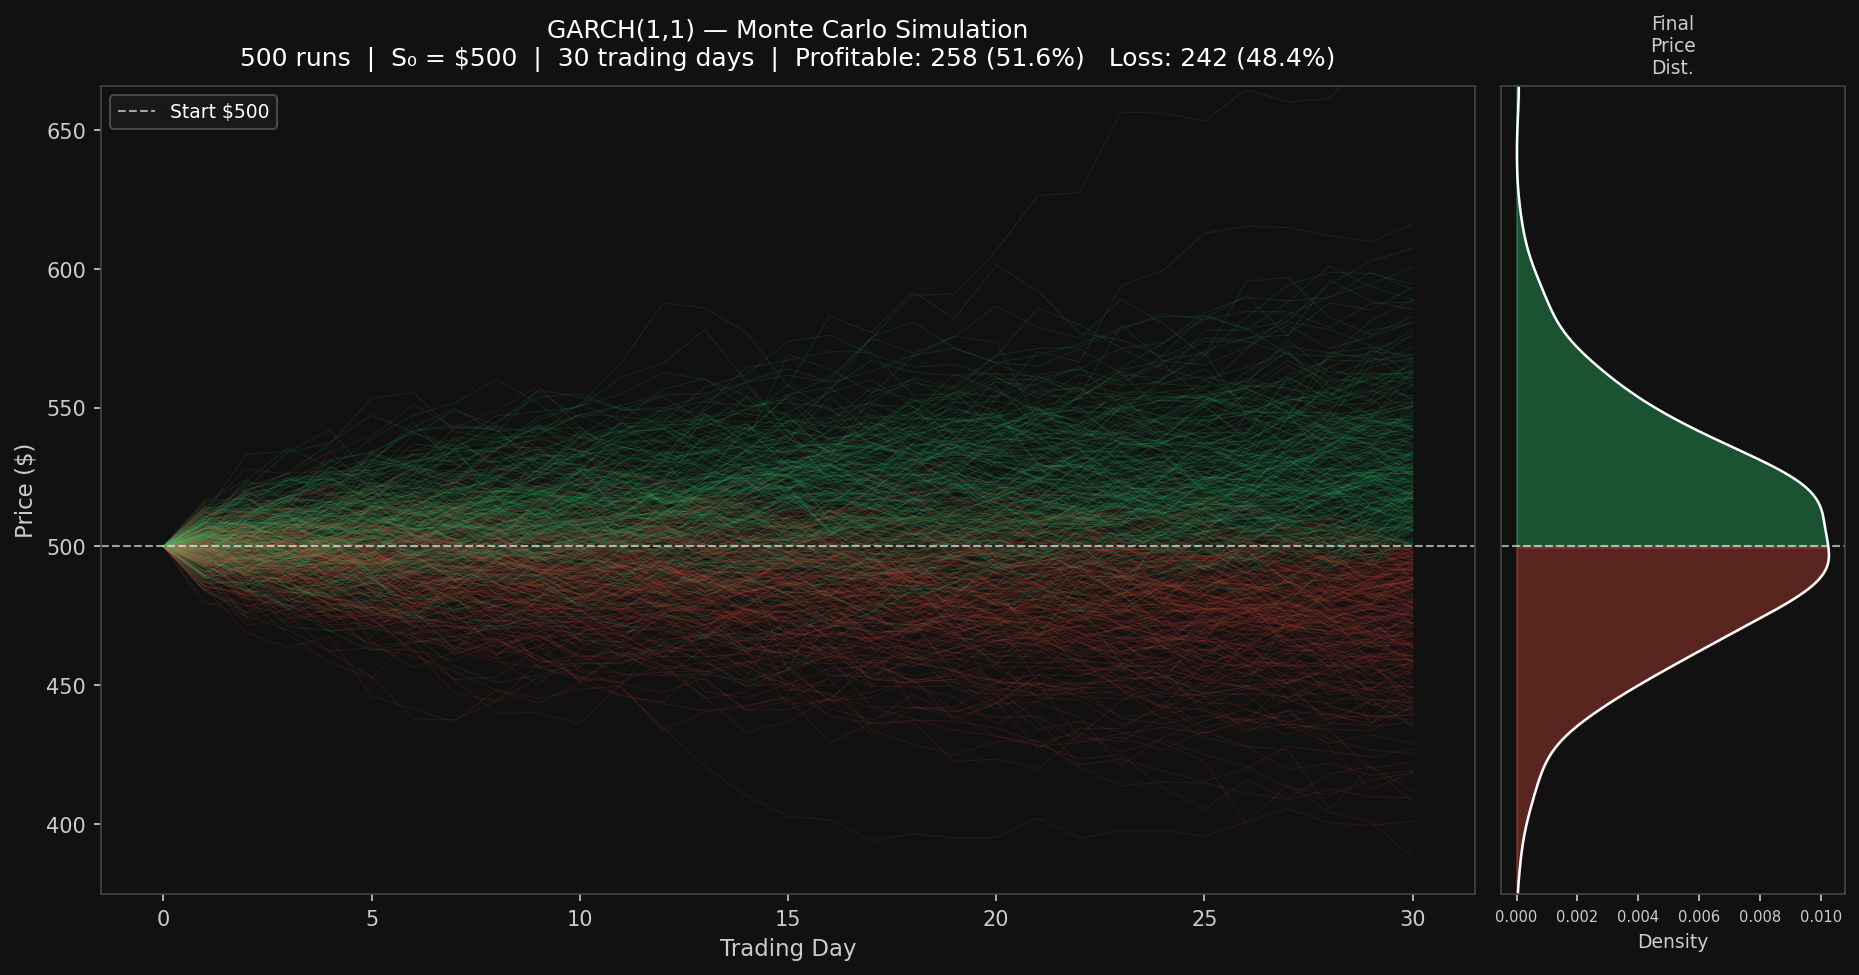

The script that saved this image:
import numpy as np
import math
import matplotlib.pyplot as plt
import matplotlib.gridspec as gridspec
from scipy.stats import gaussian_kde
import os

plt.style.use('dark_background')

# --- Parameters ---
N_RUNS = 500
S0     = 500.0
DAYS   = 30

np.random.seed(42)

# --- Model: GARCH(1,1) ---
def garch(S0, days, mu=0.05, omega=0.00001, alpha=0.1, beta=0.85):
    dt      = 1 / 252
    sqrt_dt = math.sqrt(dt)
    prices  = [S0]
    S       = S0
    sigma2  = omega / (1 - alpha - beta)   # unconditional variance as seed
    r_prev  = 0.0
    for _ in range(days):
        Z       = np.random.standard_normal()
        sigma2  = omega + alpha * r_prev**2 + beta * sigma2
        sigma2  = max(sigma2, 1e-10)       # numerical floor
        sigma_t = math.sqrt(sigma2)
        epsilon = sigma_t * Z              # daily innovation (sigma_t is already daily vol)
        r       = mu * dt + epsilon        # daily drift + shock; mu*dt not mu*sqrt_dt
        S       = S * (1 + r)
        r_prev  = epsilon                  # GARCH feeds on the innovation, not sqrt_dt-scaled noise
        prices.append(S)
    return prices

# --- Simulate ---
all_paths    = [garch(S0, DAYS) for _ in range(N_RUNS)]
final_prices = np.array([p[-1] for p in all_paths])
n_profit     = int(np.sum(final_prices >= S0))
n_loss       = N_RUNS - n_profit

# --- y-axis limits (clip extreme outliers at 1st/99th percentile for readability) ---
all_finals = final_prices
p1, p99 = np.percentile(all_finals, 1), np.percentile(all_finals, 99)
all_vals = [v for path in all_paths for v in path]
y_min = max(min(all_vals), p1 * 0.90)
y_max = min(max(all_vals), p99 * 1.10)
pad = (y_max - y_min) * 0.05
y_lo, y_hi = y_min - pad, y_max + pad

# --- Layout ---
fig = plt.figure(figsize=(15, 7), facecolor='#111111')
gs  = gridspec.GridSpec(1, 2, width_ratios=[4, 1], wspace=0.03)
ax     = fig.add_subplot(gs[0])
ax_kde = fig.add_subplot(gs[1], sharey=ax)

days_axis = np.arange(DAYS + 1)

# --- Draw paths ---
for path in all_paths:
    colour = '#2ecc71' if path[-1] >= S0 else '#e74c3c'
    ax.plot(days_axis, path, color=colour, alpha=0.12, linewidth=0.5)

ax.axhline(S0, color='white', linestyle='--', linewidth=1, alpha=0.6, label=f'Start ${S0:.0f}')
ax.set_ylim(y_lo, y_hi)
ax.set_facecolor('#111111')
ax.set_xlabel('Trading Day', color='#cccccc', fontsize=11)
ax.set_ylabel('Price ($)',   color='#cccccc', fontsize=11)
ax.tick_params(colors='#cccccc')
for sp in ax.spines.values():
    sp.set_edgecolor('#444444')
ax.legend(facecolor='#1a1a1a', edgecolor='#555555', labelcolor='white', fontsize=9)
ax.set_title(
    f'GARCH(1,1) — Monte Carlo Simulation\n'
    f'{N_RUNS} runs  |  S₀ = ${S0:.0f}  |  {DAYS} trading days  |  '
    f'Profitable: {n_profit} ({100*n_profit/N_RUNS:.1f}%)   Loss: {n_loss} ({100*n_loss/N_RUNS:.1f}%)',
    color='white', fontsize=12, pad=10
)

# --- KDE (right panel) — use clipped final prices for KDE stability ---
clipped_finals = np.clip(final_prices, y_lo, y_hi)
kde         = gaussian_kde(clipped_finals)
price_range = np.linspace(y_lo, y_hi, 600)
density     = kde(price_range)

ax_kde.fill_betweenx(price_range, density, 0,
                     where=(price_range >= S0), color='#2ecc71', alpha=0.35)
ax_kde.fill_betweenx(price_range, density, 0,
                     where=(price_range <  S0), color='#e74c3c', alpha=0.35)
ax_kde.plot(density, price_range, color='white', linewidth=1.2)
ax_kde.axhline(S0, color='white', linestyle='--', linewidth=1, alpha=0.6)
ax_kde.set_facecolor('#111111')
ax_kde.set_xlabel('Density', color='#cccccc', fontsize=9)
ax_kde.set_title('Final\nPrice\nDist.', color='#cccccc', fontsize=9)
ax_kde.tick_params(axis='x', colors='#cccccc', labelsize=7)
ax_kde.yaxis.set_visible(False)
for sp in ax_kde.spines.values():
    sp.set_edgecolor('#444444')

# --- Save ---
out_path = os.path.join(os.path.dirname(os.path.abspath(__file__)), 'mc_garch.png')
plt.savefig(out_path, dpi=150, bbox_inches='tight', facecolor='#111111')
plt.close()
print(f'Saved: {out_path}')
